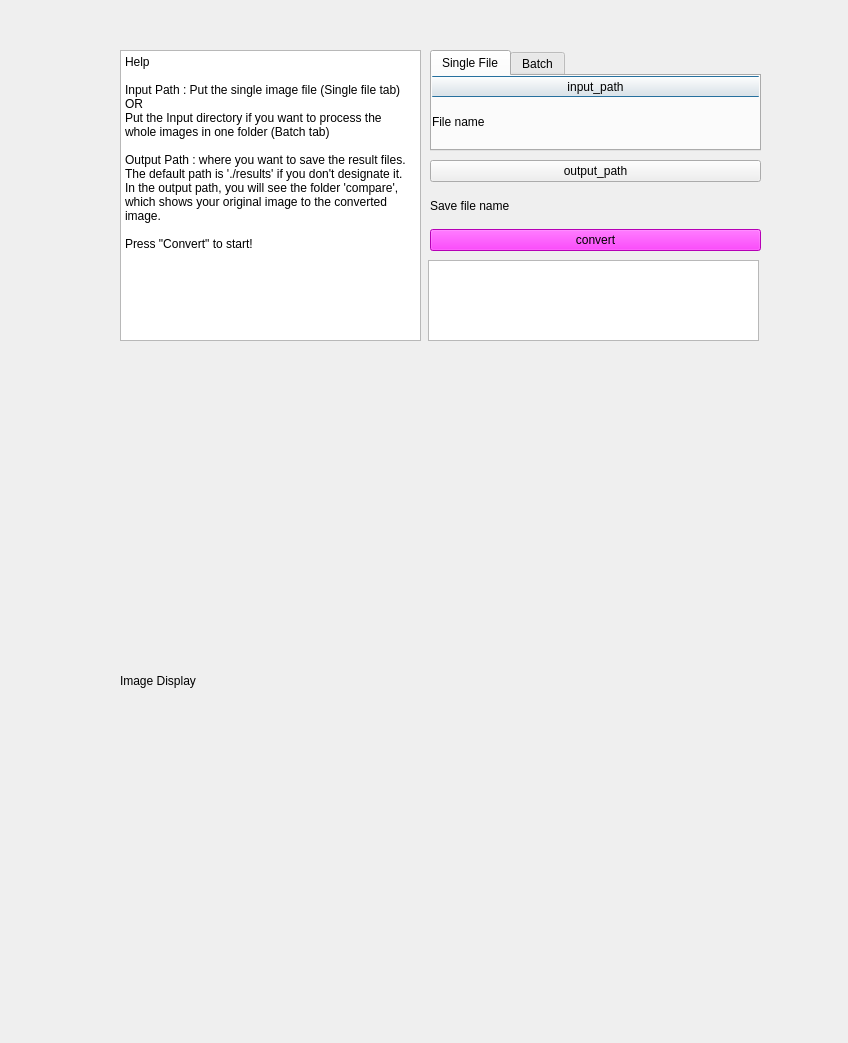
<?xml version="1.0" encoding="UTF-8"?>
<ui version="4.0">
 <class>Dialog</class>
 <widget class="QDialog" name="Dialog">
  <property name="geometry">
   <rect>
    <x>0</x>
    <y>0</y>
    <width>848</width>
    <height>1043</height>
   </rect>
  </property>
  <property name="windowTitle">
   <string>Dialog</string>
  </property>
  <widget class="QWidget" name="verticalLayoutWidget">
   <property name="geometry">
    <rect>
     <x>430</x>
     <y>50</y>
     <width>331</width>
     <height>101</height>
    </rect>
   </property>
   <layout class="QVBoxLayout" name="verticalLayout">
    <item>
     <widget class="QTabWidget" name="tabWidget">
      <property name="currentIndex">
       <number>0</number>
      </property>
      <widget class="QWidget" name="tab_5">
       <attribute name="title">
        <string>Single File</string>
       </attribute>
       <widget class="QPushButton" name="pushButton">
        <property name="geometry">
         <rect>
          <x>-2</x>
          <y>0</y>
          <width>331</width>
          <height>21</height>
         </rect>
        </property>
        <property name="text">
         <string>input_path</string>
        </property>
       </widget>
       <widget class="QLabel" name="label">
        <property name="geometry">
         <rect>
          <x>0</x>
          <y>20</y>
          <width>321</width>
          <height>51</height>
         </rect>
        </property>
        <property name="text">
         <string>File name</string>
        </property>
       </widget>
      </widget>
      <widget class="QWidget" name="tab_6">
       <attribute name="title">
        <string>Batch</string>
       </attribute>
       <widget class="QPushButton" name="pushButton_5">
        <property name="geometry">
         <rect>
          <x>-2</x>
          <y>0</y>
          <width>331</width>
          <height>21</height>
         </rect>
        </property>
        <property name="text">
         <string>input_path</string>
        </property>
       </widget>
       <widget class="QLabel" name="label_5">
        <property name="geometry">
         <rect>
          <x>0</x>
          <y>20</y>
          <width>321</width>
          <height>51</height>
         </rect>
        </property>
        <property name="text">
         <string>File name</string>
        </property>
       </widget>
      </widget>
     </widget>
    </item>
   </layout>
  </widget>
  <widget class="QPlainTextEdit" name="plainTextEdit">
   <property name="geometry">
    <rect>
     <x>120</x>
     <y>50</y>
     <width>301</width>
     <height>291</height>
    </rect>
   </property>
   <property name="plainText">
    <string>Help

Input Path : Put the single image file (Single file tab) OR 
Put the Input directory if you want to process the whole images in one folder (Batch tab)

Output Path : where you want to save the result files. The default path is './results' if you don't designate it. 
In the output path, you will see the folder 'compare', which shows your original image to the converted image.

Press &quot;Convert&quot; to start!</string>
   </property>
  </widget>
  <widget class="QTextEdit" name="textEdit">
   <property name="geometry">
    <rect>
     <x>428</x>
     <y>260</y>
     <width>331</width>
     <height>81</height>
    </rect>
   </property>
  </widget>
  <widget class="QLabel" name="label_3">
   <property name="geometry">
    <rect>
     <x>120</x>
     <y>350</y>
     <width>641</width>
     <height>661</height>
    </rect>
   </property>
   <property name="text">
    <string>Image Display</string>
   </property>
  </widget>
  <widget class="QWidget" name="verticalLayoutWidget_2">
   <property name="geometry">
    <rect>
     <x>430</x>
     <y>160</y>
     <width>331</width>
     <height>91</height>
    </rect>
   </property>
   <layout class="QVBoxLayout" name="verticalLayout_2">
    <item>
     <widget class="QPushButton" name="pushButton_2">
      <property name="text">
       <string>output_path</string>
      </property>
     </widget>
    </item>
    <item>
     <widget class="QLabel" name="label_2">
      <property name="text">
       <string>Save file name</string>
      </property>
     </widget>
    </item>
    <item>
     <widget class="QPushButton" name="pushButton_3">
      <property name="palette">
       <palette>
        <active>
         <colorrole role="WindowText">
          <brush brushstyle="SolidPattern">
           <color alpha="255">
            <red>0</red>
            <green>0</green>
            <blue>0</blue>
           </color>
          </brush>
         </colorrole>
         <colorrole role="Button">
          <brush brushstyle="SolidPattern">
           <color alpha="255">
            <red>255</red>
            <green>0</green>
            <blue>255</blue>
           </color>
          </brush>
         </colorrole>
         <colorrole role="Light">
          <brush brushstyle="SolidPattern">
           <color alpha="255">
            <red>255</red>
            <green>127</green>
            <blue>255</blue>
           </color>
          </brush>
         </colorrole>
         <colorrole role="Midlight">
          <brush brushstyle="SolidPattern">
           <color alpha="255">
            <red>255</red>
            <green>63</green>
            <blue>255</blue>
           </color>
          </brush>
         </colorrole>
         <colorrole role="Dark">
          <brush brushstyle="SolidPattern">
           <color alpha="255">
            <red>127</red>
            <green>0</green>
            <blue>127</blue>
           </color>
          </brush>
         </colorrole>
         <colorrole role="Mid">
          <brush brushstyle="SolidPattern">
           <color alpha="255">
            <red>170</red>
            <green>0</green>
            <blue>170</blue>
           </color>
          </brush>
         </colorrole>
         <colorrole role="Text">
          <brush brushstyle="SolidPattern">
           <color alpha="255">
            <red>0</red>
            <green>0</green>
            <blue>0</blue>
           </color>
          </brush>
         </colorrole>
         <colorrole role="BrightText">
          <brush brushstyle="SolidPattern">
           <color alpha="255">
            <red>255</red>
            <green>255</green>
            <blue>255</blue>
           </color>
          </brush>
         </colorrole>
         <colorrole role="ButtonText">
          <brush brushstyle="SolidPattern">
           <color alpha="255">
            <red>0</red>
            <green>0</green>
            <blue>0</blue>
           </color>
          </brush>
         </colorrole>
         <colorrole role="Base">
          <brush brushstyle="SolidPattern">
           <color alpha="255">
            <red>255</red>
            <green>255</green>
            <blue>255</blue>
           </color>
          </brush>
         </colorrole>
         <colorrole role="Window">
          <brush brushstyle="SolidPattern">
           <color alpha="255">
            <red>255</red>
            <green>0</green>
            <blue>255</blue>
           </color>
          </brush>
         </colorrole>
         <colorrole role="Shadow">
          <brush brushstyle="SolidPattern">
           <color alpha="255">
            <red>0</red>
            <green>0</green>
            <blue>0</blue>
           </color>
          </brush>
         </colorrole>
         <colorrole role="AlternateBase">
          <brush brushstyle="SolidPattern">
           <color alpha="255">
            <red>255</red>
            <green>127</green>
            <blue>255</blue>
           </color>
          </brush>
         </colorrole>
         <colorrole role="ToolTipBase">
          <brush brushstyle="SolidPattern">
           <color alpha="255">
            <red>255</red>
            <green>255</green>
            <blue>220</blue>
           </color>
          </brush>
         </colorrole>
         <colorrole role="ToolTipText">
          <brush brushstyle="SolidPattern">
           <color alpha="255">
            <red>0</red>
            <green>0</green>
            <blue>0</blue>
           </color>
          </brush>
         </colorrole>
         <colorrole role="PlaceholderText">
          <brush brushstyle="SolidPattern">
           <color alpha="128">
            <red>0</red>
            <green>0</green>
            <blue>0</blue>
           </color>
          </brush>
         </colorrole>
        </active>
        <inactive>
         <colorrole role="WindowText">
          <brush brushstyle="SolidPattern">
           <color alpha="255">
            <red>0</red>
            <green>0</green>
            <blue>0</blue>
           </color>
          </brush>
         </colorrole>
         <colorrole role="Button">
          <brush brushstyle="SolidPattern">
           <color alpha="255">
            <red>255</red>
            <green>0</green>
            <blue>255</blue>
           </color>
          </brush>
         </colorrole>
         <colorrole role="Light">
          <brush brushstyle="SolidPattern">
           <color alpha="255">
            <red>255</red>
            <green>127</green>
            <blue>255</blue>
           </color>
          </brush>
         </colorrole>
         <colorrole role="Midlight">
          <brush brushstyle="SolidPattern">
           <color alpha="255">
            <red>255</red>
            <green>63</green>
            <blue>255</blue>
           </color>
          </brush>
         </colorrole>
         <colorrole role="Dark">
          <brush brushstyle="SolidPattern">
           <color alpha="255">
            <red>127</red>
            <green>0</green>
            <blue>127</blue>
           </color>
          </brush>
         </colorrole>
         <colorrole role="Mid">
          <brush brushstyle="SolidPattern">
           <color alpha="255">
            <red>170</red>
            <green>0</green>
            <blue>170</blue>
           </color>
          </brush>
         </colorrole>
         <colorrole role="Text">
          <brush brushstyle="SolidPattern">
           <color alpha="255">
            <red>0</red>
            <green>0</green>
            <blue>0</blue>
           </color>
          </brush>
         </colorrole>
         <colorrole role="BrightText">
          <brush brushstyle="SolidPattern">
           <color alpha="255">
            <red>255</red>
            <green>255</green>
            <blue>255</blue>
           </color>
          </brush>
         </colorrole>
         <colorrole role="ButtonText">
          <brush brushstyle="SolidPattern">
           <color alpha="255">
            <red>0</red>
            <green>0</green>
            <blue>0</blue>
           </color>
          </brush>
         </colorrole>
         <colorrole role="Base">
          <brush brushstyle="SolidPattern">
           <color alpha="255">
            <red>255</red>
            <green>255</green>
            <blue>255</blue>
           </color>
          </brush>
         </colorrole>
         <colorrole role="Window">
          <brush brushstyle="SolidPattern">
           <color alpha="255">
            <red>255</red>
            <green>0</green>
            <blue>255</blue>
           </color>
          </brush>
         </colorrole>
         <colorrole role="Shadow">
          <brush brushstyle="SolidPattern">
           <color alpha="255">
            <red>0</red>
            <green>0</green>
            <blue>0</blue>
           </color>
          </brush>
         </colorrole>
         <colorrole role="AlternateBase">
          <brush brushstyle="SolidPattern">
           <color alpha="255">
            <red>255</red>
            <green>127</green>
            <blue>255</blue>
           </color>
          </brush>
         </colorrole>
         <colorrole role="ToolTipBase">
          <brush brushstyle="SolidPattern">
           <color alpha="255">
            <red>255</red>
            <green>255</green>
            <blue>220</blue>
           </color>
          </brush>
         </colorrole>
         <colorrole role="ToolTipText">
          <brush brushstyle="SolidPattern">
           <color alpha="255">
            <red>0</red>
            <green>0</green>
            <blue>0</blue>
           </color>
          </brush>
         </colorrole>
         <colorrole role="PlaceholderText">
          <brush brushstyle="SolidPattern">
           <color alpha="128">
            <red>0</red>
            <green>0</green>
            <blue>0</blue>
           </color>
          </brush>
         </colorrole>
        </inactive>
        <disabled>
         <colorrole role="WindowText">
          <brush brushstyle="SolidPattern">
           <color alpha="255">
            <red>127</red>
            <green>0</green>
            <blue>127</blue>
           </color>
          </brush>
         </colorrole>
         <colorrole role="Button">
          <brush brushstyle="SolidPattern">
           <color alpha="255">
            <red>255</red>
            <green>0</green>
            <blue>255</blue>
           </color>
          </brush>
         </colorrole>
         <colorrole role="Light">
          <brush brushstyle="SolidPattern">
           <color alpha="255">
            <red>255</red>
            <green>127</green>
            <blue>255</blue>
           </color>
          </brush>
         </colorrole>
         <colorrole role="Midlight">
          <brush brushstyle="SolidPattern">
           <color alpha="255">
            <red>255</red>
            <green>63</green>
            <blue>255</blue>
           </color>
          </brush>
         </colorrole>
         <colorrole role="Dark">
          <brush brushstyle="SolidPattern">
           <color alpha="255">
            <red>127</red>
            <green>0</green>
            <blue>127</blue>
           </color>
          </brush>
         </colorrole>
         <colorrole role="Mid">
          <brush brushstyle="SolidPattern">
           <color alpha="255">
            <red>170</red>
            <green>0</green>
            <blue>170</blue>
           </color>
          </brush>
         </colorrole>
         <colorrole role="Text">
          <brush brushstyle="SolidPattern">
           <color alpha="255">
            <red>127</red>
            <green>0</green>
            <blue>127</blue>
           </color>
          </brush>
         </colorrole>
         <colorrole role="BrightText">
          <brush brushstyle="SolidPattern">
           <color alpha="255">
            <red>255</red>
            <green>255</green>
            <blue>255</blue>
           </color>
          </brush>
         </colorrole>
         <colorrole role="ButtonText">
          <brush brushstyle="SolidPattern">
           <color alpha="255">
            <red>127</red>
            <green>0</green>
            <blue>127</blue>
           </color>
          </brush>
         </colorrole>
         <colorrole role="Base">
          <brush brushstyle="SolidPattern">
           <color alpha="255">
            <red>255</red>
            <green>0</green>
            <blue>255</blue>
           </color>
          </brush>
         </colorrole>
         <colorrole role="Window">
          <brush brushstyle="SolidPattern">
           <color alpha="255">
            <red>255</red>
            <green>0</green>
            <blue>255</blue>
           </color>
          </brush>
         </colorrole>
         <colorrole role="Shadow">
          <brush brushstyle="SolidPattern">
           <color alpha="255">
            <red>0</red>
            <green>0</green>
            <blue>0</blue>
           </color>
          </brush>
         </colorrole>
         <colorrole role="AlternateBase">
          <brush brushstyle="SolidPattern">
           <color alpha="255">
            <red>255</red>
            <green>0</green>
            <blue>255</blue>
           </color>
          </brush>
         </colorrole>
         <colorrole role="ToolTipBase">
          <brush brushstyle="SolidPattern">
           <color alpha="255">
            <red>255</red>
            <green>255</green>
            <blue>220</blue>
           </color>
          </brush>
         </colorrole>
         <colorrole role="ToolTipText">
          <brush brushstyle="SolidPattern">
           <color alpha="255">
            <red>0</red>
            <green>0</green>
            <blue>0</blue>
           </color>
          </brush>
         </colorrole>
         <colorrole role="PlaceholderText">
          <brush brushstyle="SolidPattern">
           <color alpha="128">
            <red>0</red>
            <green>0</green>
            <blue>0</blue>
           </color>
          </brush>
         </colorrole>
        </disabled>
       </palette>
      </property>
      <property name="autoFillBackground">
       <bool>false</bool>
      </property>
      <property name="text">
       <string>convert</string>
      </property>
     </widget>
    </item>
   </layout>
  </widget>
 </widget>
 <resources/>
 <connections/>
</ui>
